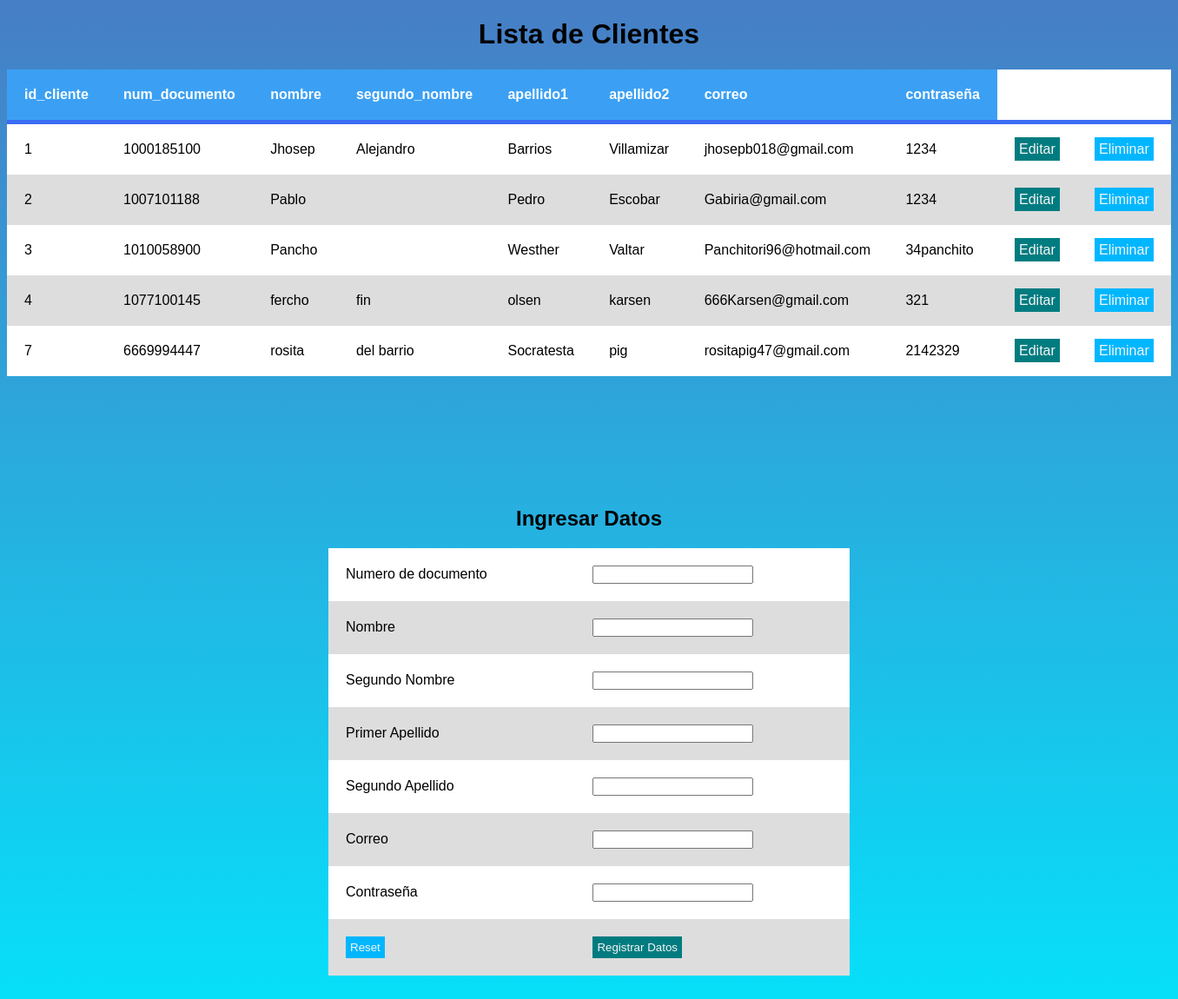
/vista/index.php, run on the app's committed database.
### tables this page shows
CREATE TABLE `clientes` (
  `id_cliente` bigint(20) UNSIGNED NOT NULL,
  `num_documento` varchar(10) NOT NULL,
  `nombre` varchar(100) NOT NULL,
  `segundo_nombre` varchar(50) DEFAULT NULL,
  `apellido1` varchar(100) NOT NULL,
  `apellido2` varchar(100) NOT NULL,
  `correo` varchar(100) NOT NULL,
  `contraseña` varchar(100) NOT NULL
);

### vista/index.php (the view, shortened to what this page needs)
<?php
    include '../modelo/conexion.php';
    $sentencia = $bd->query("SELECT * FROM clientes;");
    $usuarios = $sentencia->fetchAll(PDO::FETCH_OBJ);
?>
<!DOCTYPE html>
<html lang="en">
<head>
    <link rel="stylesheet" href="../estilos/css.css">
</head>
<body>
        <h1>Lista de Clientes</h1>
        <div id="main-container-tabla">
            <table>
                <thead>
                    <tr id="header">
                        <th>id_cliente</th>
                        <th>num_documento</th>
                        <th>nombre</th>
                        <th>segundo_nombre</th>
                        <th>apellido1</th>
                        <th>apellido2</th>
                        <th>correo</th>
                        <th>contraseña</th>
                    </tr>
                </thead>
                <?php
                    foreach ($usuarios as $dato) {
                        ?>
                        <tr>
                            <td><?php echo $dato->id_cliente; ?></td>
                            <td><?php echo $dato->num_documento; ?></td>
                            <td><?php echo $dato->nombre; ?></td>
                            <td><?php echo $dato->segundo_nombre; ?></td>
                            <td><?php echo $dato->apellido1; ?></td>
                            <td><?php echo $dato->apellido2; ?></td>
                            <td><?php echo $dato->correo; ?></td>
                            <td><?php echo $dato->contraseña; ?></td>
                            <td><a class="editar" href="editar.php?id_cliente=<?php echo $dato->id_cliente; ?>" id_cliente="editar">Editar</a></td>
                            <td><a class="eliminar" href="eliminar.php?id_cliente=<?php echo $dato->id_cliente; ?>" id_cliente="eliminar">Eliminar</a></td>
                        </tr>
                        <?php
                    }
                ?>
            </table>
        </div>
        <div id="main-container">
            <form method="POST" action="insertar.php">
            <h2>Ingresar Datos</h2>
                <table>
                    <tr>
                        <td>Numero de documento </td>
                            <td><input type="text" name="num_documento"></td>
                    </tr>
                    <tr>
                        <td>Nombre </td>
                        <td><input type="text" name="nombre"></td>
                    </tr>
                    <tr>
                        <td>Segundo Nombre </td>
                        <td><input type="text" name="segundo_nombre"></td>
                    </tr>
                    <tr>
                        <td>Primer Apellido </td>
                        <td><input type="text" name="apellido1"></td>
                    </tr>
                    <tr>
                        <td>Segundo Apellido </td>
                        <td><input type="text" name="apellido2"></td>
                    </tr>
                    <tr>
                    <td>Correo </td>
                        <td><input type="text" name="correo"></td>
                    </tr>
                    <tr>
                        <td>Contraseña </td>
                        <td><input type="password" name="contraseña"></td>
                    </tr>
                    <tr>
                        <td><input type="reset" id="reset"></td>
                        <td><input type="submit" value="Registrar Datos" id="enviar"></td>
                    </tr>
                </table>
            </form>
        </div>
</body>
</html>

### estilos/css.css (style rules this page uses)
body { background:-webkit-linear-gradient(top, rgb(71, 126, 197), rgb(0, 234, 255)); font-family: Arial; }
#main-container { margin: 150px auto; width: 600px; }
#main-container-tabla { margin: 0; }
h1 { text-align: center; }
h2 { text-align: center; }
table { background-color: white; text-align: left; border-collapse: collapse; width: 100%; }
th, td { padding: 20px; }
thead { background-color: #3BA0F4 ; border-bottom: solid 5px #3B6DF4; color: white; }
tr:nth-child(even) { background-color: #ddd; }
td input#reset { background-color: rgb(0, 183, 255); color: whitesmoke; padding: 5px; border: rgb(0, 183, 255); }
td input#enviar { background-color: rgb(0, 124, 128); color: whitesmoke; padding: 5px; border: rgb(0, 124, 128); }
.eliminar { background-color: rgb(0, 183, 255); color: whitesmoke; padding: 5px; border: rgb(0, 183, 255); text-decoration: none; }
.editar { background-color: rgb(0, 124, 128); color: whitesmoke; padding: 5px; border: rgb(0, 124, 128); text-decoration: none; }

### data on the page
clientes: id_cliente "1", num_documento "1000185100", nombre "Jhosep", segundo_nombre "Alejandro", apellido1 "Barrios", apellido2 "Villamizar", correo "jhosepb018@gmail.com", contraseña "1234"
clientes: id_cliente "2", num_documento "1007101188", nombre "Pablo", apellido1 "Pedro", apellido2 "Escobar", correo "Gabiria@gmail.com", contraseña "1234"
clientes: id_cliente "3", num_documento "1010058900", nombre "Pancho", apellido1 "Westher", apellido2 "Valtar", correo "Panchitori96@hotmail.com", contraseña "34panchito"
clientes: id_cliente "4", num_documento "1077100145", nombre "fercho", segundo_nombre "fin", apellido1 "olsen", apellido2 "karsen", correo "666Karsen@gmail.com", contraseña "321"
clientes: id_cliente "7", num_documento "6669994447", nombre "rosita", segundo_nombre "del barrio", apellido1 "Socratesta", apellido2 "pig", correo "rositapig47@gmail.com", contraseña "2142329"
